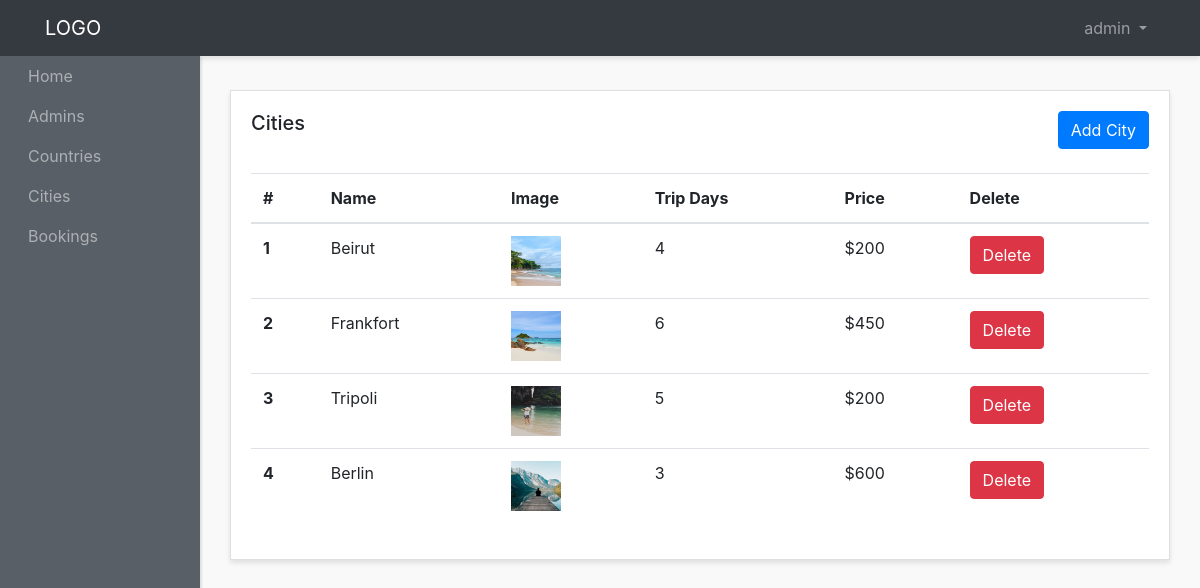
Screenshot of /admin/cities-admins/show-cities.php (signed in) with the database file from the repository.
### tables this page shows
CREATE TABLE IF NOT EXISTS `cities` (
  `id` int(3) NOT NULL AUTO_INCREMENT,
  `name` varchar(200) NOT NULL,
  `image` varchar(200) NOT NULL,
  `trip_days` int(4) NOT NULL,
  `price` varchar(4) NOT NULL,
  `country_id` int(4) NOT NULL,
  `created_at` timestamp NOT NULL DEFAULT CURRENT_TIMESTAMP,
  PRIMARY KEY (`id`)
);

### admin/cities-admins/show-cities.php (the view, shortened to what this page needs)
<?php require "../layouts/header.php"; ?>
<?php require "../../config/config.php"; ?>
<?php
$cities = $conn->query("SELECT * FROM cities");
$cities->execute();
$allCities = $cities->fetchAll(PDO::FETCH_OBJ);
?>
<div class="row">
    <div class="col">
        <div class="card">
            <div class="card-body">
                <h5 class="card-title mb-4 d-inline">Cities</h5>
                <a href="<?= ADMIN_URL ?>cities-admins/create-cities.php"
                    class="btn btn-primary mb-4 text-center float-right">Add City</a>
                <table class="table">
                    <thead>
                        <tr>
                            <th scope="col">#</th>
                            <th scope="col">Name</th>
                            <th scope="col">Image</th>
                            <th scope="col">Trip Days</th>
                            <th scope="col">Price</th>
                            <th scope="col">Delete</th>
                        </tr>
                    </thead>
                    <tbody>
                        <?php foreach ($allCities as $city) : ?>
                        <tr>
                            <th scope="row"><?= $city->id ?></th>
                            <td><?= $city->name ?></td>
                            <td><img src="<?= ADMIN_URL ?>cities-admins/city-images/<?= $city->image ?>"
                                    style="width: 50px; height: 50px;"></td>
                            <td><?= $city->trip_days ?></td>
                            <td>$<?= $city->price ?></td>
                            <td><a href="<?= ADMIN_URL ?>cities-admins/delete-city.php?id=<?= $city->id ?>"
                                    class="btn btn-danger  text-center ">Delete</a></td>
                        </tr>
                        <?php endforeach; ?>
                    </tbody>
                </table>
            </div>
        </div>
    </div>
</div>
<?php require "../layouts/footer.php"; ?>

### admin/styles/style.css (style rules this page uses)
body { background: #f9f9f9; }
.card { margin-bottom: 15px; border-radius: 0; box-shadow: 0 3px 5px rgba(0, 0, 0, 0.1); }

### rows the page displays
cities: id "1", name "Beirut", image (picture), trip_days "4", price "200"
cities: id "2", name "Frankfort", image (picture), trip_days "6", price "450"
cities: id "3", name "Tripoli", image (picture), trip_days "5", price "200"
cities: id "4", name "Berlin", image (picture), trip_days "3", price "600"

### other values shown
$_SESSION['admin_name'] "admin"
